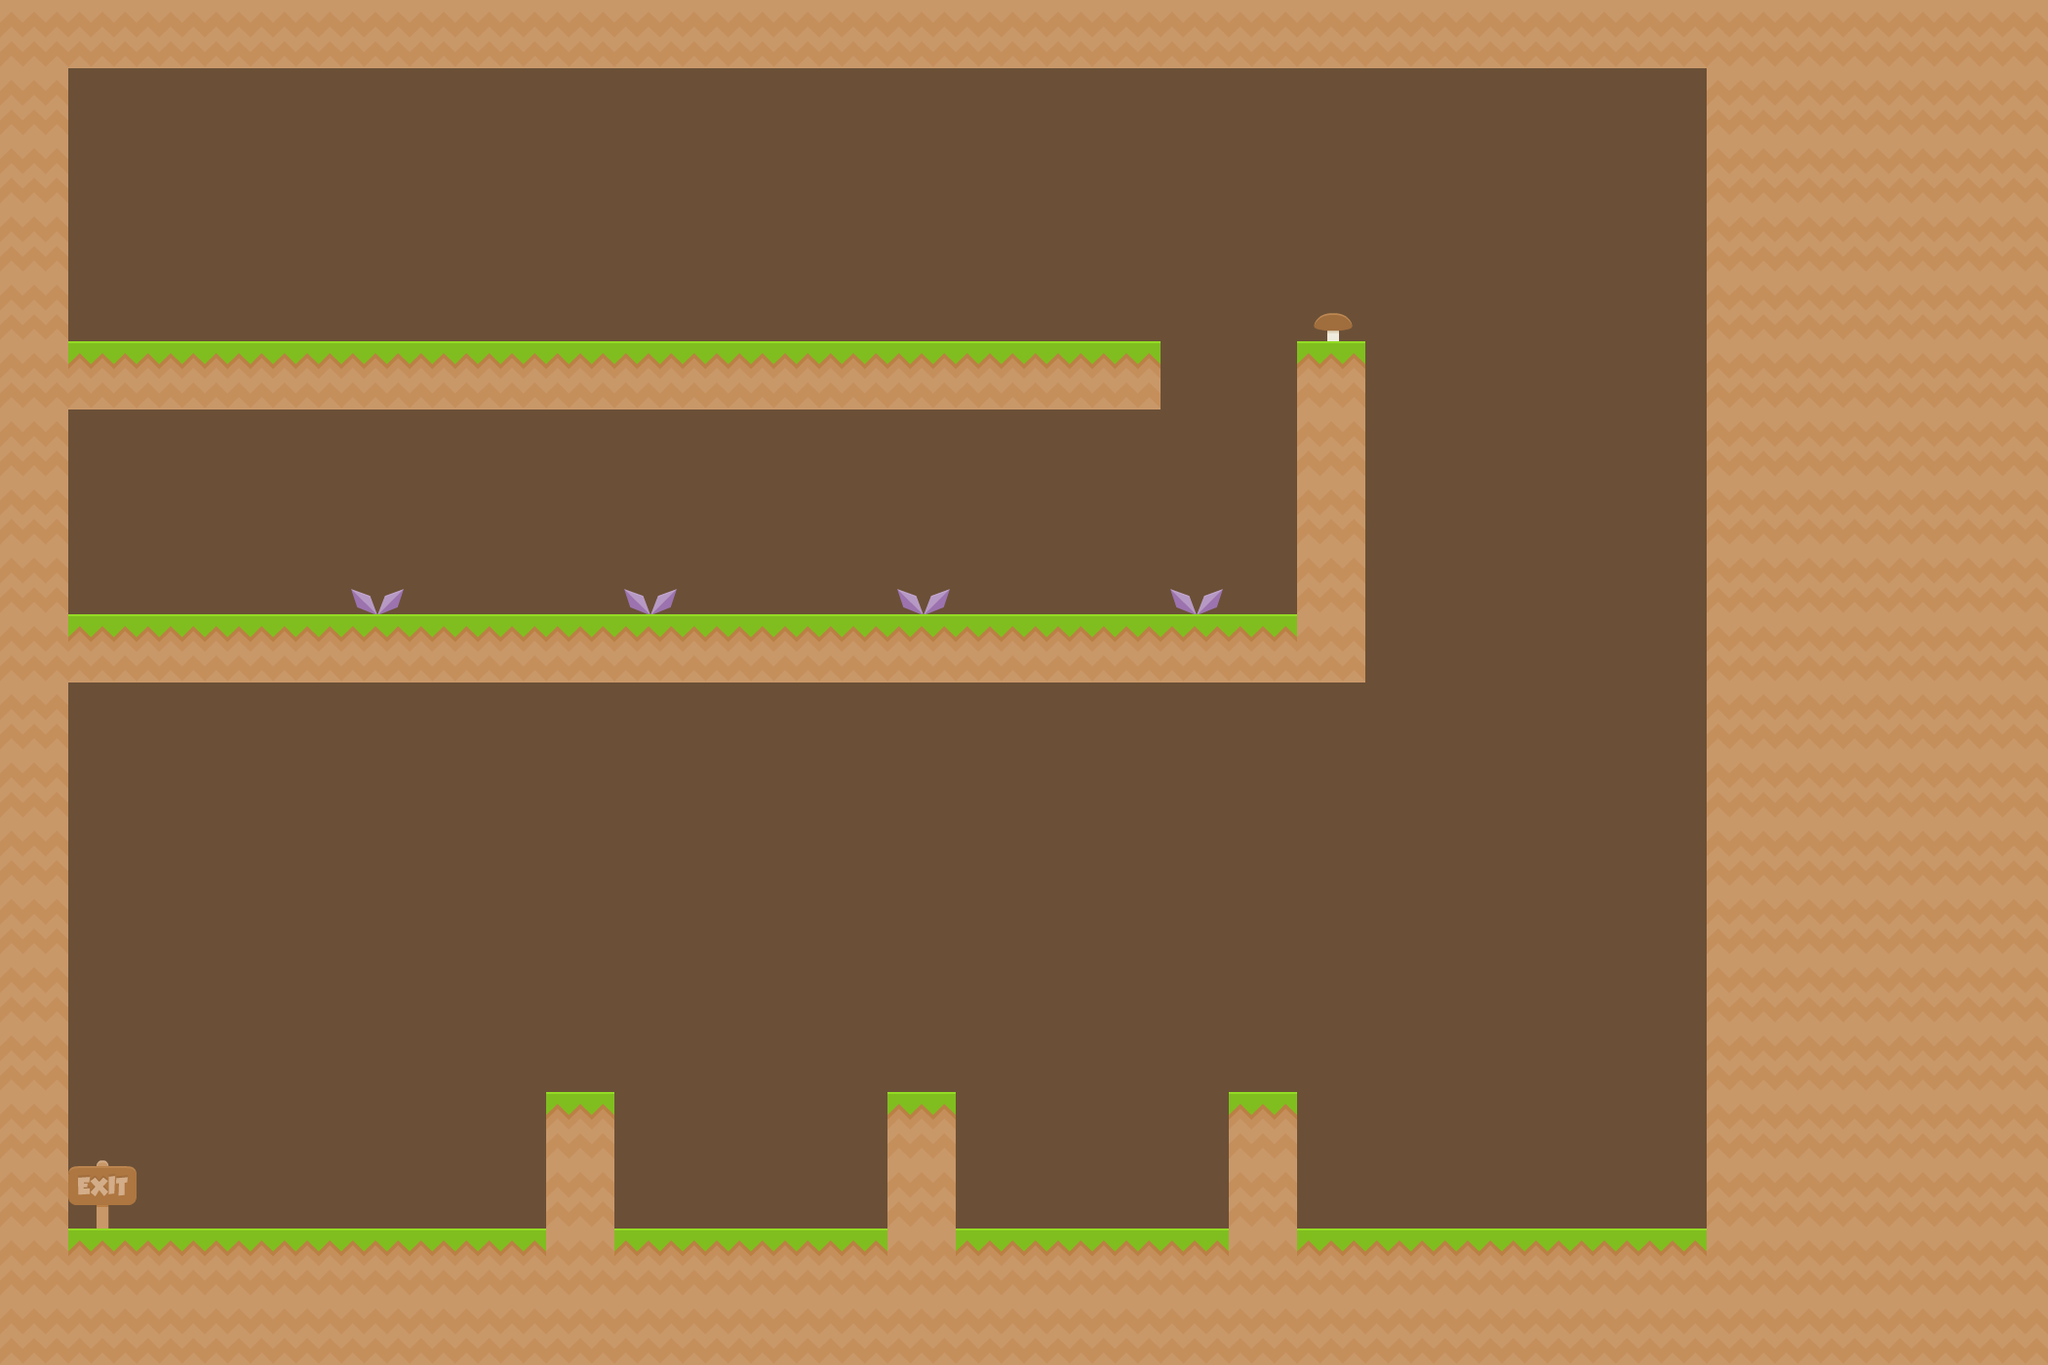

This is a level from a 2D game, rendered from its Tiled map with the project's own tilesets. A one-line summary and the map file follow, with tile-layer data summarised:
An orthogonal 30x20 tile map with 70x70 px tiles, 3 tile layers (Background2, Background, Platforms), 2 tilesets and 40 objects (25x Barnacle, 8x Slime, 3x SnakeSlime, Player, GrassPlatform, ...).

<map version="1.0" orientation="orthogonal" width="30" height="20" tilewidth="70" tileheight="70">
 <tileset firstgid="1" name="BaseTiles" tilewidth="70" tileheight="70" spacing="2">
  <image source="../Textures/Tileset/base_tiles_spritesheet.png" width="936" height="936" />
 </tileset>
 <tileset firstgid="170" name="Items" tilewidth="70" tileheight="70" spacing="2">
  <image source="../Textures/Tileset/items_spritesheet.png" width="576" height="576" />
 </tileset>
 <layer name="Background2" width="30" height="20">
  <data>[600 cells, 10 non-empty, 1 distinct tile ids]</data>
 </layer>
 <layer name="Background" width="30" height="20">
  <data>[600 cells, 387 non-empty, 4 distinct tile ids]</data>
 </layer>
 <layer name="Platforms" width="30" height="20">
  <data>[600 cells, 237 non-empty, 2 distinct tile ids]</data>
 </layer>
 <objectgroup name="Spawns" width="30" height="20">
  <object name="Player" type="Player" x="140" y="280" width="70" height="70" />
  <object name="Slime" type="Slime" x="420" y="257" width="70" height="70">
   <properties>
    <property name="jumpHeight" value="3" />
   </properties>
  </object>
  <object name="Slime" type="Slime" x="490" y="233" width="70" height="70">
   <properties>
    <property name="jumpHeight" value="3" />
   </properties>
  </object>
  <object name="Slime" type="Slime" x="560" y="210" width="70" height="70">
   <properties>
    <property name="jumpHeight" value="3" />
   </properties>
  </object>
  <object name="Slime" type="Slime" x="770" y="280" width="70" height="70">
   <properties>
    <property name="jumpHeight" value="3" />
   </properties>
  </object>
  <object name="Slime" type="Slime" x="840" y="280" width="70" height="70">
   <properties>
    <property name="jumpHeight" value="3" />
   </properties>
  </object>
  <object name="Slime" type="Slime" x="910" y="70" width="70" height="70">
   <properties>
    <property name="jumpHeight" value="3" />
   </properties>
  </object>
  <object name="Slime" type="Slime" x="350" y="280" width="70" height="70">
   <properties>
    <property name="jumpHeight" value="3" />
   </properties>
  </object>
  <object name="Slime" type="Slime" x="980" y="70" width="70" height="70">
   <properties>
    <property name="jumpHeight" value="3" />
   </properties>
  </object>
  <object name="Barnacle" type="Barnacle" x="1050" y="560" width="70" height="70" />
  <object name="Barnacle" type="Barnacle" x="910" y="420" width="70" height="70">
   <properties>
    <property name="flipped" value="true" />
   </properties>
  </object>
  <object name="Barnacle" type="Barnacle" x="770" y="560" width="70" height="70" />
  <object name="Barnacle" type="Barnacle" x="630" y="420" width="70" height="70">
   <properties>
    <property name="flipped" value="true" />
   </properties>
  </object>
  <object name="Barnacle" type="Barnacle" x="490" y="560" width="70" height="70" />
  <object name="Barnacle" type="Barnacle" x="350" y="420" width="70" height="70">
   <properties>
    <property name="flipped" value="true" />
   </properties>
  </object>
  <object name="Barnacle" type="Barnacle" x="210" y="560" width="70" height="70" />
  <object name="Barnacle" type="Barnacle" x="1610" y="1190" width="70" height="70" />
  <object name="Barnacle" type="Barnacle" x="1540" y="1190" width="70" height="70" />
  <object name="Barnacle" type="Barnacle" x="1470" y="1190" width="70" height="70" />
  <object name="Barnacle" type="Barnacle" x="1400" y="1190" width="70" height="70" />
  <object name="Barnacle" type="Barnacle" x="1330" y="1190" width="70" height="70" />
  <object name="SnakeSlime" type="SnakeSlime" x="1260" y="1050" width="70" height="70" />
  <object name="Barnacle" type="Barnacle" x="1190" y="1190" width="70" height="70" />
  <object name="Barnacle" type="Barnacle" x="1120" y="1190" width="70" height="70" />
  <object name="Barnacle" type="Barnacle" x="1050" y="1190" width="70" height="70" />
  <object name="Barnacle" type="Barnacle" x="980" y="1190" width="70" height="70" />
  <object name="SnakeSlime" type="SnakeSlime" x="910" y="1050" width="70" height="70" />
  <object name="Barnacle" type="Barnacle" x="840" y="1190" width="70" height="70" />
  <object name="Barnacle" type="Barnacle" x="770" y="1190" width="70" height="70" />
  <object name="Barnacle" type="Barnacle" x="700" y="1190" width="70" height="70" />
  <object name="Barnacle" type="Barnacle" x="490" y="1190" width="70" height="70" />
  <object name="Barnacle" type="Barnacle" x="630" y="1190" width="70" height="70" />
  <object name="SnakeSlime" type="SnakeSlime" x="560" y="1050" width="70" height="70" />
  <object name="Barnacle" type="Barnacle" x="420" y="1190" width="70" height="70" />
  <object name="Barnacle" type="Barnacle" x="350" y="1190" width="70" height="70" />
  <object name="Barnacle" type="Barnacle" x="280" y="1190" width="70" height="70" />
  <object name="Barnacle" type="Barnacle" x="1680" y="1190" width="70" height="70" />
  <object name="GrassPlatform" type="GrassPlatform" x="1540" y="1120" width="70" height="70">
   <properties>
    <property name="velocity" value="7" />
    <property name="waypoints" value="[{&quot;x&quot;:22,&quot;y&quot;:16}, {&quot;x&quot;:3,&quot;y&quot;:16}]" />
   </properties>
  </object>
 </objectgroup>
 <objectgroup name="Objects" width="30" height="20">
  <object name="Exit" type="Exit" gid="65" x="70" y="1260" />
  <object name="Gem" type="Gem" gid="204" x="70" y="630" />
 </objectgroup>
</map>
